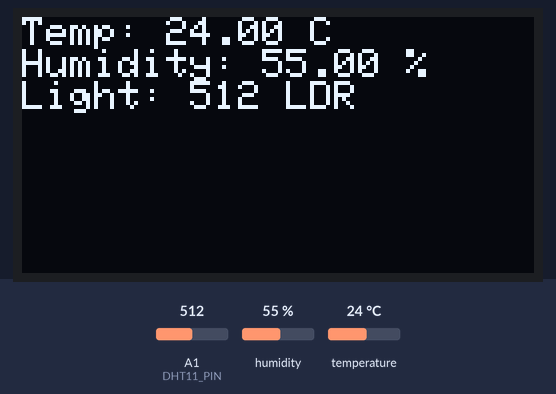
Simulated run of this sketch. Board: Arduino Uno, built with avr-gcc and run on an emulated ATmega328P. On the bench: 128×64 one-colour display. The inputs (shaded band) are chosen by the test bench; at power-on: humidity 55 %, A1 (DHT11_PIN) = 512, temperature 24 °C. The display library's start-up logo is not drawn.

Above: at 3.4 s.
3.5 s: humidity set to 22 %
At 5.4 s:
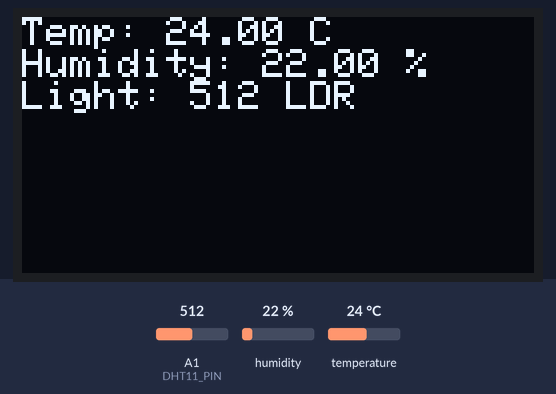
6.2 s: A1 (DHT11_PIN) set to 716
At 7.7 s:
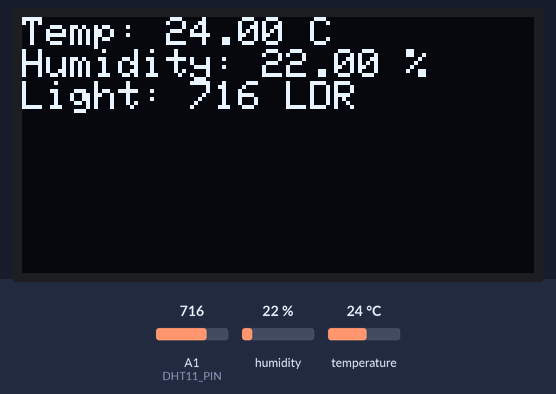
8.9 s: temperature set to 12 °C
At 11.2 s:
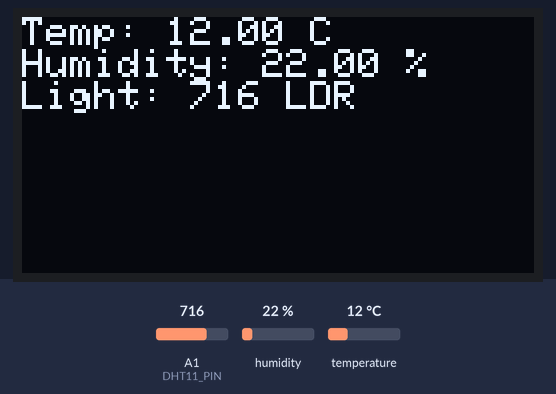
12.0 s: A1 (DHT11_PIN) set to 900
At 13.6 s:
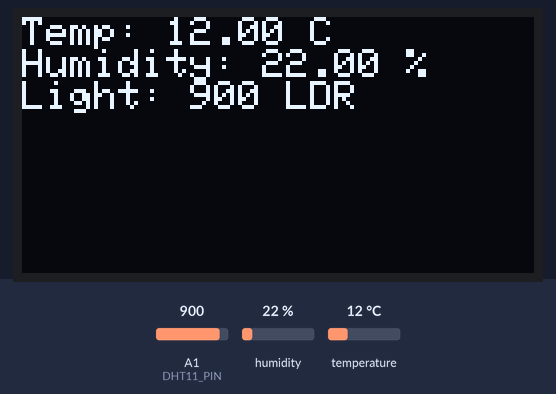
14.7 s: humidity set to 40 %
At 17.1 s:
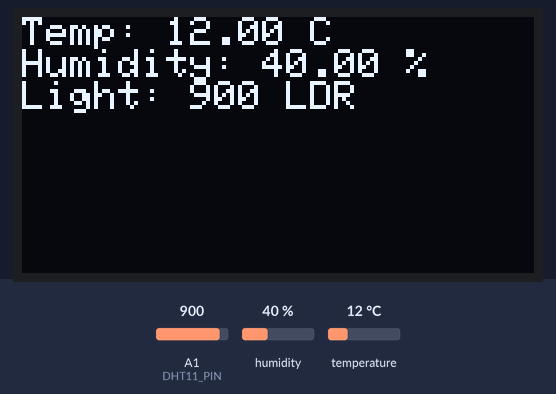
18.1 s: A1 (DHT11_PIN) set to 1023
At 19.4 s:
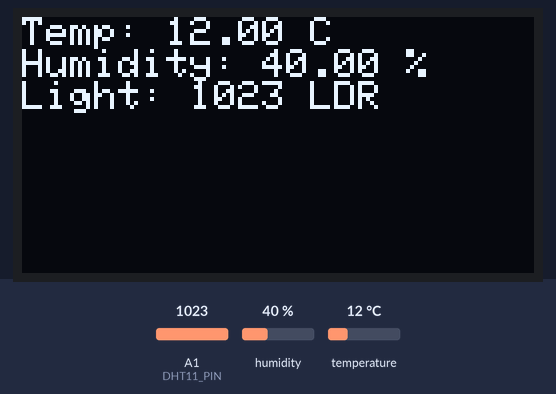
Timing chart, 0 to 21.1 s (numbered marks = the images above; inputs shaded):
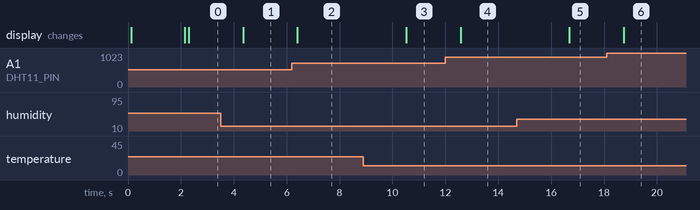

Measured:
- after the input at 3.5 s, the display: changes after 0.85 s (image 1)
- after the input at 6.2 s, the display: changes after 0.21 s (image 2)
- after the input at 8.9 s, the display: changes after 1.6 s (image 3)
- after the input at 12.0 s, the display: changes after 0.57 s (image 4)
- after the input at 14.7 s, the display: changes after 2.0 s (image 5)
- after the input at 18.1 s, the display: changes after 0.64 s (image 6)

The sketch:

sensores_oled.ino
```cpp
/*
  Sensore no display OLED

  Faz a leitura de temperatura, umidade e luminosidade e exibe no display OLED

  Autor: Fabio Souza
  Data: 30/08/2023
*/

//mapeamento de pinos
#define LED_VERMELHO 14   // Pino do LED Vermelho
#define LED_VERDE 13      // Pino do LED Verde
#define LED_AZUL 12       // Pino do LED Azul
#define BOTAO_1 7         // Pino do Botão 1
#define BOTAO_2 6         // Pino do Botão 2
#define BOTAO_3 5         // Pino do Botão 3
#define BOTAO_4 4         // Pino do Botão 4
#define BOTAO_5 3         // Pino do Botão 5
#define BOTAO_6 2         // Pino do Botão 6
#define BUZZER 17         // Pino do Buzzer
#define DHT11_PIN 15          // Pino do DHT11
#define LDR 1             // Pino do LDR
#define OLED_SDA 8        // Pino SDA do OLED
#define OLED_SCL 9        // Pino SCL do OLED

//mapeamento de botões
#define BT_UP BOTAO_1     // Botão UP - botão 1
#define BT_DOWN BOTAO_4   // Botão DOWN - botão 4
#define BT_LEFT BOTAO_2   // Botão LEFT - botão 2
#define BT_RIGHT BOTAO_3  // Botão RIGHT - botão 3
#define BT_A BOTAO_6      // Botão A - botão 6
#define BT_B BOTAO_5      // Botão B - botão 5

//bibliotecas para display OLED
#include <Wire.h>
#include <Adafruit_GFX.h>
#include <Adafruit_SSD1306.h>

//bibliotecas para DHT11
#include <DHT.h>

#define SCREEN_WIDTH 128 // Largura da tela OLED
#define SCREEN_HEIGHT 64 // Altura da tela OLED
#define OLED_RESET -1    // Pino de reset do display OLED (não usado)
Adafruit_SSD1306 display(SCREEN_WIDTH, SCREEN_HEIGHT, &Wire, OLED_RESET); // Cria o objeto display


// Imagem do logo da Franzininho
#define imageWidth 128
#define imageHeight 64

const unsigned char franzininho_logo_128x64 [] PROGMEM = {
  0xff, 0xff, 0xff, 0xff, 0xff, 0xff, 0xff, 0xff, 0xff, 0xff, 0xff, 0xff, 0xff, 0xff, 0xff, 0xff,
  0xff, 0xff, 0xff, 0xff, 0xff, 0xff, 0xff, 0xff, 0xff, 0xff, 0xff, 0xff, 0xff, 0xff, 0xff, 0xff,
  0xff, 0xff, 0xff, 0xff, 0xff, 0xff, 0xff, 0xff, 0xff, 0xff, 0xff, 0xff, 0xff, 0xff, 0xff, 0xff,
  0xff, 0xff, 0xff, 0xff, 0xff, 0xff, 0xff, 0xff, 0xff, 0xff, 0xef, 0xff, 0xff, 0xff, 0xff, 0xff,
  0xff, 0xff, 0xff, 0xff, 0xff, 0xff, 0xff, 0xff, 0xff, 0xff, 0xc7, 0xff, 0xff, 0xff, 0xff, 0xff,
  0xff, 0xff, 0xff, 0xff, 0xff, 0xff, 0xff, 0xff, 0xff, 0xff, 0x9b, 0xff, 0xff, 0xff, 0xff, 0xff,
  0xff, 0xff, 0xff, 0xff, 0xff, 0xff, 0xff, 0xff, 0xff, 0xff, 0x09, 0xff, 0xff, 0xff, 0xff, 0xff,
  0xff, 0xff, 0xff, 0xff, 0xff, 0xff, 0xff, 0xff, 0xff, 0xfe, 0x44, 0xff, 0xff, 0xff, 0xff, 0xff,
  0xff, 0xff, 0xff, 0xff, 0xff, 0xff, 0xff, 0xff, 0xff, 0xfc, 0xb0, 0xff, 0xff, 0xff, 0xff, 0xff,
  0xff, 0xff, 0xff, 0xff, 0xff, 0xff, 0xff, 0xf9, 0xff, 0xf9, 0xf9, 0xff, 0xff, 0xff, 0xff, 0xff,
  0xff, 0xff, 0xff, 0xff, 0xff, 0xff, 0xff, 0xf0, 0xff, 0xf2, 0xf3, 0xff, 0xff, 0xff, 0xff, 0xff,
  0xff, 0xff, 0xff, 0xff, 0xff, 0xff, 0xff, 0xe6, 0x7f, 0xe5, 0xe7, 0xff, 0xff, 0xff, 0xff, 0xff,
  0xff, 0xff, 0xff, 0xff, 0xff, 0xff, 0xff, 0x8f, 0x3f, 0xc9, 0xcf, 0xff, 0xff, 0xff, 0xff, 0xff,
  0xff, 0xff, 0xff, 0xff, 0xff, 0xff, 0xff, 0x1f, 0x9f, 0x93, 0x9f, 0xff, 0xff, 0xff, 0xff, 0xff,
  0xff, 0xff, 0xff, 0xff, 0xff, 0xff, 0xfe, 0x7f, 0xcf, 0x27, 0x3f, 0xff, 0xff, 0xff, 0xff, 0xff,
  0xff, 0xff, 0xff, 0xff, 0xff, 0xff, 0xfc, 0xff, 0xcf, 0x5e, 0x7f, 0xff, 0xff, 0xff, 0xff, 0xff,
  0xff, 0xff, 0xff, 0xff, 0xff, 0xff, 0xf1, 0xff, 0xee, 0x3c, 0xff, 0xff, 0xff, 0xff, 0xff, 0xff,
  0xff, 0xff, 0xff, 0xff, 0xff, 0xff, 0xe7, 0xff, 0xfc, 0x99, 0xff, 0xff, 0xff, 0xff, 0xff, 0xff,
  0xff, 0xff, 0xff, 0xff, 0xff, 0xff, 0xc7, 0xff, 0xf9, 0xc3, 0xff, 0xff, 0xff, 0xff, 0xff, 0xff,
  0xff, 0xff, 0xff, 0xff, 0xff, 0xff, 0x97, 0xff, 0xfb, 0xcf, 0xff, 0xff, 0xff, 0xff, 0xff, 0xff,
  0xff, 0xff, 0xff, 0xff, 0xff, 0xfe, 0x3b, 0xff, 0xf3, 0x9f, 0xff, 0xff, 0xff, 0xff, 0xff, 0xff,
  0xff, 0xff, 0xff, 0xff, 0xff, 0xfc, 0xfd, 0xff, 0xf6, 0x7f, 0xff, 0xff, 0xff, 0xff, 0xff, 0xff,
  0xff, 0xff, 0xff, 0xff, 0xff, 0xf9, 0xfc, 0xff, 0xe0, 0xff, 0xff, 0xff, 0xff, 0xff, 0xff, 0xff,
  0xff, 0xff, 0xff, 0xff, 0xff, 0xf3, 0xfe, 0x1f, 0xe3, 0xff, 0xff, 0xff, 0xff, 0xff, 0xff, 0xff,
  0xff, 0xff, 0xff, 0xff, 0xff, 0xc3, 0xff, 0x6f, 0xff, 0xdf, 0xff, 0xff, 0xff, 0xff, 0xff, 0xff,
  0xff, 0xff, 0xff, 0xff, 0xff, 0x9d, 0xff, 0x6f, 0xff, 0xcf, 0xff, 0xff, 0xff, 0xff, 0xff, 0xff,
  0xff, 0xff, 0xff, 0xff, 0xff, 0x9c, 0xff, 0x6f, 0xff, 0xe7, 0xff, 0xff, 0xff, 0xff, 0xff, 0xff,
  0xff, 0xff, 0xff, 0xff, 0xff, 0xce, 0x7f, 0x0f, 0xff, 0xf3, 0xff, 0xff, 0xff, 0xff, 0xff, 0xff,
  0xff, 0xff, 0xff, 0xff, 0xff, 0xe7, 0x3f, 0xff, 0xff, 0xf3, 0xff, 0xff, 0xff, 0xff, 0xff, 0xff,
  0xff, 0xff, 0xff, 0xff, 0xff, 0xe7, 0xbf, 0xff, 0xff, 0xf9, 0xff, 0xff, 0xff, 0xff, 0xff, 0xff,
  0xff, 0xff, 0xff, 0xff, 0xff, 0xf3, 0xdc, 0x7f, 0xff, 0xfc, 0xff, 0xff, 0xff, 0xff, 0xff, 0xff,
  0xff, 0xff, 0xff, 0xff, 0xff, 0xf9, 0xe1, 0xbf, 0xff, 0xfe, 0xff, 0xff, 0xff, 0xff, 0xff, 0xff,
  0xff, 0xff, 0xff, 0xff, 0xff, 0xfc, 0xf1, 0xbf, 0xff, 0xfe, 0x7f, 0xff, 0xff, 0xff, 0xff, 0xff,
  0xff, 0xff, 0xff, 0xff, 0xff, 0xfe, 0x79, 0xbf, 0xf8, 0xff, 0x3f, 0xff, 0xff, 0xff, 0xff, 0xff,
  0xff, 0xff, 0xff, 0xff, 0xff, 0xff, 0x3e, 0x7f, 0xf7, 0x7e, 0x3f, 0xff, 0xff, 0xff, 0xff, 0xff,
  0xff, 0xff, 0xff, 0xff, 0xff, 0xff, 0x3f, 0xf9, 0xf7, 0x7c, 0xff, 0xff, 0xff, 0xff, 0xff, 0xff,
  0xff, 0xff, 0xff, 0xff, 0xff, 0xff, 0x9f, 0xf0, 0xf2, 0x79, 0xff, 0xff, 0xff, 0xff, 0xff, 0xff,
  0xff, 0xff, 0xff, 0xff, 0xff, 0xff, 0xcf, 0xf7, 0x78, 0xe3, 0xff, 0xff, 0xff, 0xff, 0xff, 0xff,
  0xff, 0xff, 0xff, 0xff, 0xff, 0xff, 0xe7, 0xe6, 0x7d, 0xcf, 0xff, 0xff, 0xff, 0xff, 0xff, 0xff,
  0xff, 0xff, 0xff, 0xff, 0xff, 0xff, 0xf7, 0xe0, 0xf9, 0x9f, 0xff, 0xff, 0xff, 0xff, 0xff, 0xff,
  0xff, 0xff, 0xff, 0xff, 0xff, 0xff, 0xfb, 0xcf, 0xf6, 0x3f, 0xff, 0xff, 0xff, 0xff, 0xff, 0xff,
  0xff, 0xff, 0xff, 0xff, 0xff, 0xff, 0xf9, 0x3f, 0xec, 0xff, 0xff, 0xff, 0xff, 0xff, 0xff, 0xff,
  0xff, 0xff, 0xff, 0xff, 0xff, 0xff, 0xfc, 0x7f, 0x99, 0xff, 0xff, 0xff, 0xff, 0xff, 0xff, 0xff,
  0xff, 0xff, 0xff, 0xff, 0xff, 0xff, 0xfe, 0x7f, 0x23, 0xff, 0xff, 0xff, 0xff, 0xff, 0xff, 0xff,
  0xff, 0xff, 0xff, 0xff, 0xff, 0xff, 0xff, 0x3e, 0xcf, 0xff, 0xff, 0xff, 0xff, 0xff, 0xff, 0xff,
  0xff, 0xff, 0xff, 0xff, 0xff, 0xff, 0xff, 0x39, 0x9f, 0xff, 0xff, 0xff, 0xff, 0xff, 0xff, 0xff,
  0xff, 0xff, 0xff, 0xff, 0xff, 0xff, 0xff, 0x92, 0x3f, 0xff, 0xff, 0xff, 0xff, 0xff, 0xff, 0xff,
  0xff, 0xff, 0xff, 0xff, 0xff, 0xff, 0xff, 0xc4, 0xff, 0xff, 0xff, 0xff, 0xff, 0xff, 0xff, 0xff,
  0xff, 0xff, 0xff, 0xff, 0xff, 0xff, 0xff, 0xe1, 0xff, 0xff, 0xff, 0xff, 0xff, 0xff, 0xff, 0xff,
  0xff, 0xff, 0xff, 0xff, 0xff, 0xff, 0xff, 0xf3, 0xff, 0xff, 0xff, 0xff, 0xff, 0xff, 0xff, 0xff,
  0xff, 0xff, 0xff, 0xff, 0xff, 0xff, 0xff, 0xff, 0xff, 0xff, 0xff, 0xff, 0xff, 0xff, 0xff, 0xff,
  0xff, 0xff, 0xff, 0xff, 0xff, 0xff, 0xff, 0xff, 0xff, 0xff, 0xff, 0xff, 0xff, 0xff, 0xff, 0xff,
  0xff, 0xff, 0xff, 0xff, 0xff, 0xff, 0xff, 0xff, 0xff, 0xff, 0xff, 0xff, 0xff, 0xff, 0xff, 0xff,
  0xff, 0xff, 0xff, 0xff, 0xff, 0xff, 0xff, 0xff, 0xff, 0xff, 0xff, 0xff, 0xff, 0xff, 0xff, 0xff,
  0xff, 0xff, 0xff, 0xff, 0xf0, 0x83, 0x09, 0xa1, 0x4d, 0x4d, 0x76, 0x1f, 0xff, 0xff, 0xff, 0xff,
  0xff, 0xff, 0xff, 0xff, 0xf7, 0xba, 0xe8, 0xb9, 0x45, 0x45, 0x35, 0xef, 0xff, 0xff, 0xff, 0xff,
  0xff, 0xff, 0xff, 0xff, 0xf0, 0x82, 0x0a, 0x33, 0x51, 0x51, 0x05, 0xef, 0xff, 0xff, 0xff, 0xff,
  0xff, 0xff, 0xff, 0xff, 0xf7, 0xa6, 0x0b, 0x27, 0x59, 0x59, 0x74, 0xcf, 0xff, 0xff, 0xff, 0xff,
  0xff, 0xff, 0xff, 0xff, 0xf7, 0xba, 0xeb, 0xa1, 0x5d, 0x5d, 0x76, 0x1f, 0xff, 0xff, 0xff, 0xff,
  0xff, 0xff, 0xff, 0xff, 0xff, 0xff, 0xff, 0xff, 0xff, 0xff, 0xff, 0xff, 0xff, 0xff, 0xff, 0xff,
  0xff, 0xff, 0xff, 0xff, 0xff, 0xff, 0xff, 0xff, 0xff, 0xff, 0xff, 0xff, 0xff, 0xff, 0xff, 0xff,
  0xff, 0xff, 0xff, 0xff, 0xff, 0xff, 0xff, 0xff, 0xff, 0xff, 0xff, 0xff, 0xff, 0xff, 0xff, 0xff,
  0xff, 0xff, 0xff, 0xff, 0xff, 0xff, 0xff, 0xff, 0xff, 0xff, 0xff, 0xff, 0xff, 0xff, 0xff, 0xff,
  0xff, 0xff, 0xff, 0xff, 0xff, 0xff, 0xff, 0xff, 0xff, 0xff, 0xff, 0xff, 0xff, 0xff, 0xff, 0xff
};


// Definição dos pinos dos sensores
const int dhtPin = DHT11_PIN;  // Pino de conexão com o sensor DHT11
const int ldrPin = LDR;   // Pino do LDR

DHT dht(dhtPin, DHT11);   // Cria o objeto dht

void setup() {
  Serial.begin(9600);     // Inicializa a comunicação serial

  display.begin(SSD1306_SWITCHCAPVCC, 0x3C);                    // Inicializa o display OLED
  display.display();                                            // Inicializa o display com o buffer atual
  dht.begin();                                                  // Inicializa o sensor DHT11

  // Mostra o logo da Franzininho como splash screen
  display.clearDisplay();                                                               // Limpa a tela
  display.drawBitmap(0, 0, franzininho_logo_128x64, imageWidth, imageWidth, WHITE);     // Desenha o logo da Franzininho
  display.display();                                                                    // Atualiza o display
  delay(2000);                                                                          // Espera 2 segundos

  display.clearDisplay();                                                               // Limpa a tela
  display.display();                                                                    // Atualiza o display

  delay(100);                                                                           // Pequeno atraso antes de começar a exibir os valores
}

void loop() {
  float temperature = dht.readTemperature(); // Lê a temperatura em graus Celsius
  float humidity = dht.readHumidity();       // Lê a umidade relativa do ar
  int lightLevel = analogRead(ldrPin);       // Lê o valor do LDR

  display.clearDisplay();                      // Limpa a tela
  display.setTextSize(1);                     // Tamanho do texto
  display.setTextColor(WHITE);                // Cor do texto
  display.setCursor(0, 0);                    // Posição do cursor

  display.print("Temp: ");
  display.print(temperature);
  display.println(" C");

  display.print("Humidity: ");
  display.print(humidity);
  display.println(" %");

  display.print("Light: ");
  display.print(lightLevel);
  display.println(" LDR");

  display.display();                          // Atualiza o display

  delay(2000);                                // Atraso de 2 segundos antes da próxima leitura
}
```
